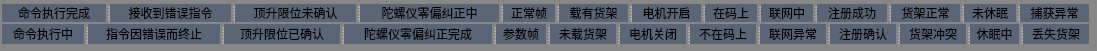
     <widget class="QWidget" name="widget_2" native="true">
      <property name="geometry">
       <rect>
        <x>330</x>
        <y>22</y>
        <width>1097</width>
        <height>51</height>
       </rect>
      </property>
      <property name="styleSheet">
       <string notr="true">background-color: rgb(255, 255, 255);
background-color: rgb(135, 135, 135);</string>
      </property>
      <widget class="QSplitter" name="splitter_2">
       <property name="geometry">
        <rect>
         <x>2</x>
         <y>24</y>
         <width>1087</width>
         <height>20</height>
        </rect>
       </property>
       <property name="orientation">
        <enum>Qt::Horizontal</enum>
       </property>
       <widget class="QLabel" name="label_19">
        <property name="styleSheet">
         <string notr="true">background-color: rgb(90, 102, 117);</string>
        </property>
        <property name="text">
         <string>命令执行中</string>
        </property>
        <property name="alignment">
         <set>Qt::AlignCenter</set>
        </property>
       </widget>
       <widget class="QLabel" name="label_20">
        <property name="styleSheet">
         <string notr="true">background-color: rgb(90, 102, 117);</string>
        </property>
        <property name="text">
         <string>指令因错误而终止</string>
        </property>
        <property name="alignment">
         <set>Qt::AlignCenter</set>
        </property>
       </widget>
       <widget class="QLabel" name="label_21">
        <property name="styleSheet">
         <string notr="true">background-color: rgb(90, 102, 117);</string>
        </property>
        <property name="text">
         <string>顶升限位已确认</string>
        </property>
        <property name="alignment">
         <set>Qt::AlignCenter</set>
        </property>
       </widget>
       <widget class="QLabel" name="label_22">
        <property name="styleSheet">
         <string notr="true">background-color: rgb(90, 102, 117);</string>
        </property>
        <property name="text">
         <string>陀螺仪零偏纠正完成</string>
        </property>
        <property name="alignment">
         <set>Qt::AlignCenter</set>
        </property>
       </widget>
       <widget class="QLabel" name="label_23">
        <property name="styleSheet">
         <string notr="true">background-color: rgb(90, 102, 117);</string>
        </property>
        <property name="text">
         <string>参数帧</string>
        </property>
        <property name="alignment">
         <set>Qt::AlignCenter</set>
        </property>
       </widget>
       <widget class="QLabel" name="label_24">
        <property name="styleSheet">
         <string notr="true">background-color: rgb(90, 102, 117);</string>
        </property>
        <property name="text">
         <string>未载货架</string>
        </property>
        <property name="alignment">
         <set>Qt::AlignCenter</set>
        </property>
       </widget>
       <widget class="QLabel" name="label_25">
        <property name="styleSheet">
         <string notr="true">background-color: rgb(90, 102, 117);</string>
        </property>
        <property name="text">
         <string>电机关闭</string>
        </property>
        <property name="alignment">
         <set>Qt::AlignCenter</set>
        </property>
       </widget>
       <widget class="QLabel" name="label_26">
        <property name="styleSheet">
         <string notr="true">background-color: rgb(90, 102, 117);</string>
        </property>
        <property name="text">
         <string>不在码上</string>
        </property>
        <property name="alignment">
         <set>Qt::AlignCenter</set>
        </property>
       </widget>
       <widget class="QLabel" name="label_27">
        <property name="styleSheet">
         <string notr="true">background-color: rgb(90, 102, 117);</string>
        </property>
        <property name="text">
         <string>联网异常</string>
        </property>
        <property name="alignment">
         <set>Qt::AlignCenter</set>
        </property>
       </widget>
       <widget class="QLabel" name="label_28">
        <property name="styleSheet">
         <string notr="true">background-color: rgb(90, 102, 117);</string>
        </property>
        <property name="text">
         <string>注册确认</string>
        </property>
        <property name="alignment">
         <set>Qt::AlignCenter</set>
        </property>
       </widget>
       <widget class="QLabel" name="label_29">
        <property name="styleSheet">
         <string notr="true">background-color: rgb(90, 102, 117);</string>
        </property>
        <property name="text">
         <string>货架冲突</string>
        </property>
        <property name="alignment">
         <set>Qt::AlignCenter</set>
        </property>
       </widget>
       <widget class="QLabel" name="label_30">
        <property name="styleSheet">
         <string notr="true">background-color: rgb(90, 102, 117);</string>
        </property>
        <property name="text">
         <string>休眠中</string>
        </property>
        <property name="alignment">
         <set>Qt::AlignCenter</set>
        </property>
       </widget>
       <widget class="QLabel" name="label_31">
        <property name="styleSheet">
         <string notr="true">background-color: rgb(90, 102, 117);</string>
        </property>
        <property name="text">
         <string>丢失货架</string>
        </property>
        <property name="alignment">
         <set>Qt::AlignCenter</set>
        </property>
       </widget>
      </widget>
      <widget class="QSplitter" name="splitter">
       <property name="geometry">
        <rect>
         <x>2</x>
         <y>4</y>
         <width>1087</width>
         <height>18</height>
        </rect>
       </property>
       <property name="orientation">
        <enum>Qt::Horizontal</enum>
       </property>
       <widget class="QLabel" name="label_5">
        <property name="styleSheet">
         <string notr="true">background-color: rgb(90, 102, 117);</string>
        </property>
        <property name="text">
         <string>命令执行完成</string>
        </property>
        <property name="alignment">
         <set>Qt::AlignCenter</set>
        </property>
       </widget>
       <widget class="QLabel" name="label_6">
        <property name="styleSheet">
         <string notr="true">background-color: rgb(90, 102, 117);</string>
        </property>
        <property name="text">
         <string>接收到错误指令</string>
        </property>
        <property name="alignment">
         <set>Qt::AlignCenter</set>
        </property>
       </widget>
       <widget class="QLabel" name="label_7">
        <property name="styleSheet">
         <string notr="true">background-color: rgb(90, 102, 117);</string>
        </property>
        <property name="text">
         <string>顶升限位未确认</string>
        </property>
        <property name="alignment">
         <set>Qt::AlignCenter</set>
        </property>
       </widget>
       <widget class="QLabel" name="label_8">
        <property name="styleSheet">
         <string notr="true">background-color: rgb(90, 102, 117);</string>
        </property>
        <property name="text">
         <string>陀螺仪零偏纠正中</string>
        </property>
        <property name="alignment">
         <set>Qt::AlignCenter</set>
        </property>
       </widget>
       <widget class="QLabel" name="label_13">
        <property name="styleSheet">
         <string notr="true">background-color: rgb(90, 102, 117);</string>
        </property>
        <property name="text">
         <string>正常帧</string>
        </property>
        <property name="alignment">
         <set>Qt::AlignCenter</set>
        </property>
       </widget>
       <widget class="QLabel" name="label_14">
        <property name="styleSheet">
         <string notr="true">background-color: rgb(90, 102, 117);</string>
        </property>
        <property name="text">
         <string>载有货架</string>
        </property>
        <property name="alignment">
         <set>Qt::AlignCenter</set>
        </property>
       </widget>
       <widget class="QLabel" name="label_15">
        <property name="styleSheet">
         <string notr="true">background-color: rgb(90, 102, 117);</string>
        </property>
        <property name="text">
         <string>电机开启</string>
        </property>
        <property name="alignment">
         <set>Qt::AlignCenter</set>
        </property>
       </widget>
       <widget class="QLabel" name="label_16">
        <property name="styleSheet">
         <string notr="true">background-color: rgb(90, 102, 117);</string>
        </property>
        <property name="text">
         <string>在码上</string>
        </property>
        <property name="alignment">
         <set>Qt::AlignCenter</set>
        </property>
       </widget>
       <widget class="QLabel" name="label_9">
        <property name="styleSheet">
         <string notr="true">background-color: rgb(90, 102, 117);</string>
        </property>
        <property name="text">
         <string>联网中</string>
        </property>
        <property name="alignment">
         <set>Qt::AlignCenter</set>
        </property>
       </widget>
       <widget class="QLabel" name="label_10">
        <property name="styleSheet">
         <string notr="true">background-color: rgb(90, 102, 117);</string>
        </property>
        <property name="text">
         <string>注册成功</string>
        </property>
        <property name="alignment">
         <set>Qt::AlignCenter</set>
        </property>
       </widget>
       <widget class="QLabel" name="label_17">
        <property name="styleSheet">
         <string notr="true">background-color: rgb(90, 102, 117);</string>
        </property>
        <property name="text">
         <string>货架正常</string>
        </property>
        <property name="alignment">
         <set>Qt::AlignCenter</set>
        </property>
       </widget>
       <widget class="QLabel" name="label_18">
        <property name="styleSheet">
         <string notr="true">background-color: rgb(90, 102, 117);</string>
        </property>
        <property name="text">
         <string>未休眠</string>
        </property>
        <property name="alignment">
         <set>Qt::AlignCenter</set>
        </property>
       </widget>
       <widget class="QLabel" name="label_11">
        <property name="styleSheet">
         <string notr="true">background-color: rgb(90, 102, 117);</string>
        </property>
        <property name="text">
         <string>捕获异常</string>
        </property>
        <property name="alignment">
         <set>Qt::AlignCenter</set>
        </property>
       </widget>
      </widget>
     </widget>
